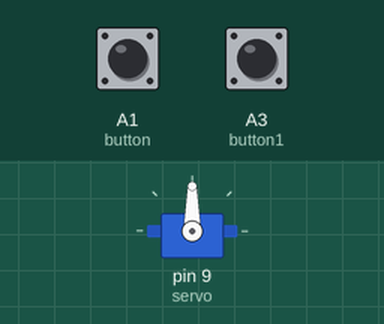
A sketch run on a simulated Arduino Uno, built with avr-gcc and run on an emulated ATmega328P. Parts: servo. The test bench sets the inputs (shaded band); at power-on: A1 (button) HIGH, A3 (button1) HIGH.

Above: at 1.2 s.
1.3 s: A1 (button) pulled LOW for 1 s
3.8 s: A3 (button1) pulled LOW for 1 s
At 5.9 s:
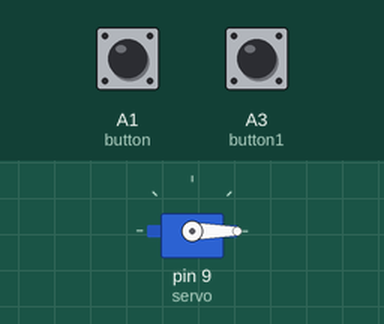
6.3 s: A1 (button) pulled LOW for 0.15 s
At 7.6 s:
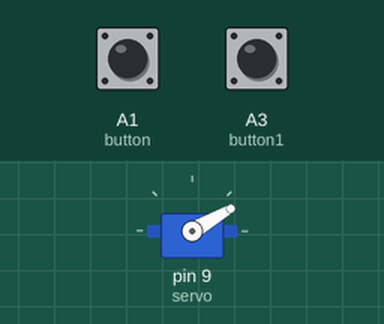
7.9 s: A1 (button) pulled LOW for 3.2 s
12.6 s: A1 (button) pulled LOW for 3.2 s
At 16.9 s:
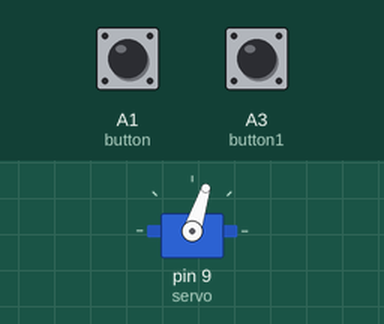
17.3 s: A3 (button1) pulled LOW for 3.2 s
At 21.0 s:
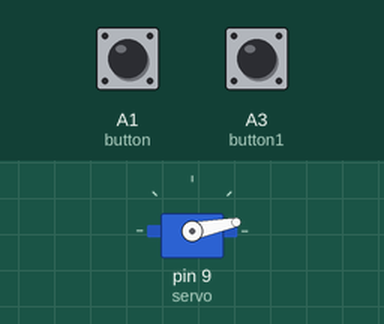
Timing chart, 0 to 22.5 s (numbered marks = the images above; inputs shaded):
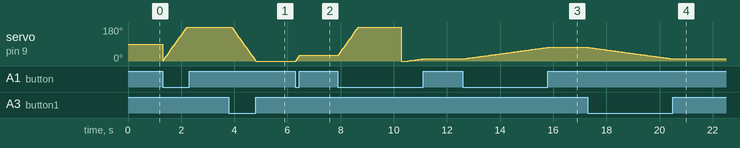

The sketch:

Servo.ino
```cpp
// (licence header left out)
#include <Servo.h>

// Button wiring
int button = A1;   //pin of the first button
int button1 = A3;  //pin  of the second button

Servo servo;  //create a servo object
int pos = 0;  //initial position of the servo
void  setup() {
  // put your setup code here, to run once:
  servo.attach(9);  //pin  used by the servo
  pinMode(button, INPUT_PULLUP);  //define first button as  input pullup
  pinMode(button1, INPUT_PULLUP); //define second button as input  pullup
  /*
  INPUT_PULLUP send to arduino LOW signal, so, when you press  the button, you send a LOW signal to arduino
  */
}

void loop() {
  // put your main code here, to run repeatedly:
  if (digitalRead(button) ==  LOW) { //if Value read of the button ==LOW:
    pos++;  //increases the value  of the "pos" variable each time the push button of the left is pressed
    delay(5);  //5 milliseconds of delay
    servo.write(pos); //servo goes to variable pos
  }
  if (digitalRead(button1) == LOW) { //if Value read of the button ==LOW:
    pos--;  //decreases the value of the "pos" variable each time the push button  of the right is pressed
    delay(5); //5 milliseconds of delay
    servo.write(pos);  //servo goes to variable pos
  }
}
```

Measured:
- after the input at 3.8 s, servo on pin 9 (servo): moves from 180° to 0° over 0.91 s, starting after 0.09 s
- after the input at 6.3 s, servo on pin 9 (servo): 0° → 30° at once
- after the input at 12.6 s, servo on pin 9 (servo): moves from 11° to 72° over 3.2 s, starting at once
- after the input at 17.3 s, servo on pin 9 (servo): moves from 72° to 11° over 3.2 s, starting at once
